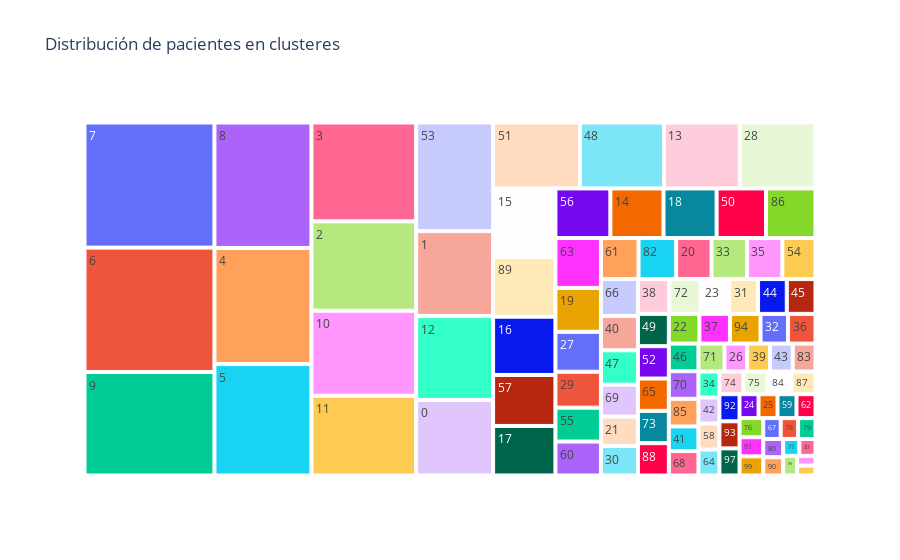

Notebook code for this chart:
### Markdown cell above
### 5.6.- Resumen de pertenencia de clusters por grupo de diabetes

### Code cell
# Miramos el histograma de cada categoria en detalle
data = clustering_df[clustering_df['diabetic_label'] == 0][clustering_df['cluster_label'] != -1]['cluster_label'] # Quitamos los outliers
plt.figure(figsize=(8, 6))
plt.hist(data, color="#5975A4", bins=len(clusters))
plt.title("Histograma de agrupacion de los valores en clusteres para No Diabeticos")
plt.xlabel("Clusters")
plt.ylabel("Frecuencia")
plt.show()

# Visualización de los valores de cluster_label 
ax= px.treemap(clustering_df[clustering_df['diabetic_label'] == 0][clustering_df['cluster_label'] != -1],path=['cluster_label'],title="Distribución de pacientes en clusteres")
ax.show()

### Figure 1 — Plotly figure (JSON) as saved in the notebook; plotly's stock layout.template omitted (floating-point values rounded to 4 significant figures)
{"data": [{"branchvalues": "total", "domain": {"x": [0, 1], "y": [0, 1]}, "hovertemplate": "labels=%{label}<br>count=%{value}<br>parent=%{parent}<br>id=%{id}<extra></extra>", "ids": ["0", "1", "2", "3", "4", "5", "6", "7", "8", "9", "10", "11", "12", "13", "14", "15", "16", "17", "18", "19", "20", "21", "22", "23", "24", "25", "26", "27", "28", "29", "30", "31", "32", "33", "34", "35", "36", "37", "38", "39", "40", "41", "42", "43", "44", "45", "46", "47", "48", "49", "50", "51", "52", "53", "54", "55", "56", "57", "58", "59", "60", "61", "62", "63", "64", "65", "66", "67", "68", "69", "70", "71", "72", "73", "74", "75", "76", "77", "78", "79", "80", "81", "82", "83", "84", "85", "86", "87", "88", "89", "90", "91", "92", "93", "94", "95", "96", "97", "98", "99"], "labels": ["0", "1", "2", "3", "4", "5", "6", "7", "8", "9", "10", "11", "12", "13", "14", "15", "16", "17", "18", "19", "20", "21", "22", "23", "24", "25", "26", "27", "28", "29", "30", "31", "32", "33", "34", "35", "36", "37", "38", "39", "40", "41", "42", "43", "44", "45", "46", "47", "48", "49", "50", "51", "52", "53", "54", "55", "56", "57", "58", "59", "60", "61", "62", "63", "64", "65", "66", "67", "68", "69", "70", "71", "72", "73", "74", "75", "76", "77", "78", "79", "80", "81", "82", "83", "84", "85", "86", "87", "88", "89", "90", "91", "92", "93", "94", "95", "96", "97", "98", "99"], "name": "", "parents": ["", "", "", "", "", "", "", "", "", "", "", "", "", "", "", "", "", "", "", "", "", "", "", "", "", "", "", "", "", "", "", "", "", "", "", "", "", "", "", "", "", "", "", "", "", "", "", "", "", "", "", "", "", "", "", "", "", "", "", "", "", "", "", "", "", "", "", "", "", "", "", "", "", "", "", "", "", "", "", "", "", "", "", "", "", "", "", "", "", "", "", "", "", "", "", "", "", "", "", ""], "type": "treemap", "values": [64, 72, 103, 114, 124, 119, 178, 179, 134, 148, 98, 92, 71, 55, 29, 47, 40, 34, 29, 22, 16, 12, 10, 11, 5, 5, 7, 20, 55, 18, 12, 11, 9, 16, 6, 16, 9, 10, 12, 7, 14, 8, 6, 7, 11, 11, 9, 14, 61, 11, 27, 63, 11, 92, 15, 17, 30, 35, 6, 5, 17, 17, 5, 25, 6, 11, 15, 4, 8, 13, 9, 8, 12, 11, 6, 6, 5, 3, 4, 4, 4, 3, 17, 7, 6, 9, 27, 6, 11, 41, 4, 5, 6, 6, 10, 3, 2, 6, 2, 5]}], "layout": {"legend": {"tracegroupgap": 0}, "title": {"text": "Distribución de pacientes en clusteres"}}}
